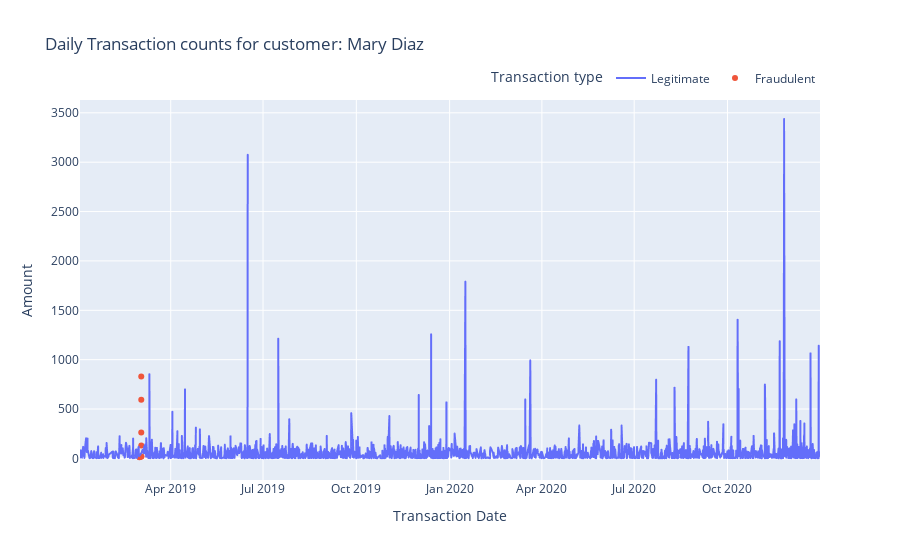

Here is the notebook cell this chart was saved with:
### Code cell
plot_trans_amnt_by_cust('Mary Diaz')

### Figure 1 — Plotly figure (JSON) as saved in the notebook; plotly's stock layout.template omitted (floating-point values rounded to 4 significant figures; data arrays with more than 128 entries replaced by an {"elided": "..."} marker saying what was removed)
{"data": [{"hovertemplate": "Transaction date=%{x}<br>Amount=%{y}<extra></extra>", "legendgroup": "", "line": {"color": "#636efa", "dash": "solid"}, "marker": {"symbol": "circle"}, "mode": "lines", "name": "Legitimate", "showlegend": true, "type": "scattergl", "x": {"elided": "2187 str values"}, "xaxis": "x", "y": {"elided": "2187 float values"}, "yaxis": "y"}, {"mode": "markers", "name": "Fraudulent", "type": "scatter", "x": ["2019-03-01T01:32:53", "2019-03-01T02:42:25", "2019-03-01T23:06:58", "2019-03-02T22:10:38", "2019-03-02T22:10:59", "2019-03-02T23:01:54", "2019-03-02T23:08:08", "2019-03-02T23:11:08", "2019-03-02T23:43:40"], "y": [13.17, 11.74, 19.16, 830.1, 261.8, 594.1, 130.1, 20.41, 19.23]}], "layout": {"legend": {"orientation": "h", "title": {"text": "Transaction type"}, "tracegroupgap": 0, "x": 1, "xanchor": "right", "y": 1.02, "yanchor": "bottom"}, "title": {"text": "Daily Transaction counts for customer: Mary Diaz"}, "xaxis": {"anchor": "y", "domain": [0, 1], "title": {"text": "Transaction Date"}}, "yaxis": {"anchor": "x", "domain": [0, 1], "title": {"text": "Amount"}}}}
